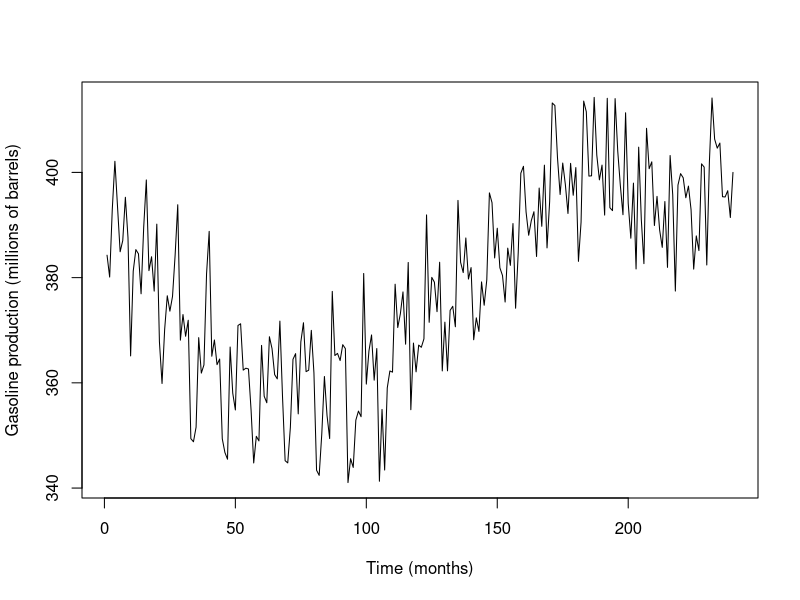
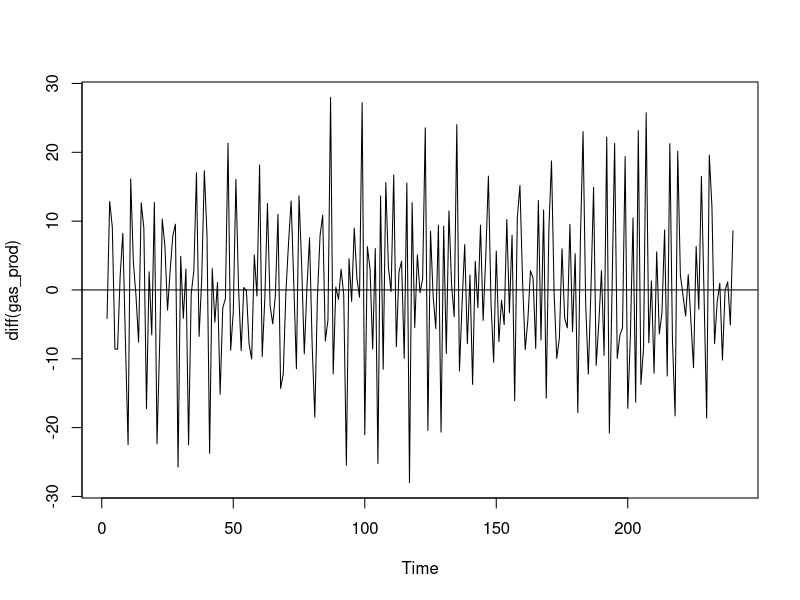
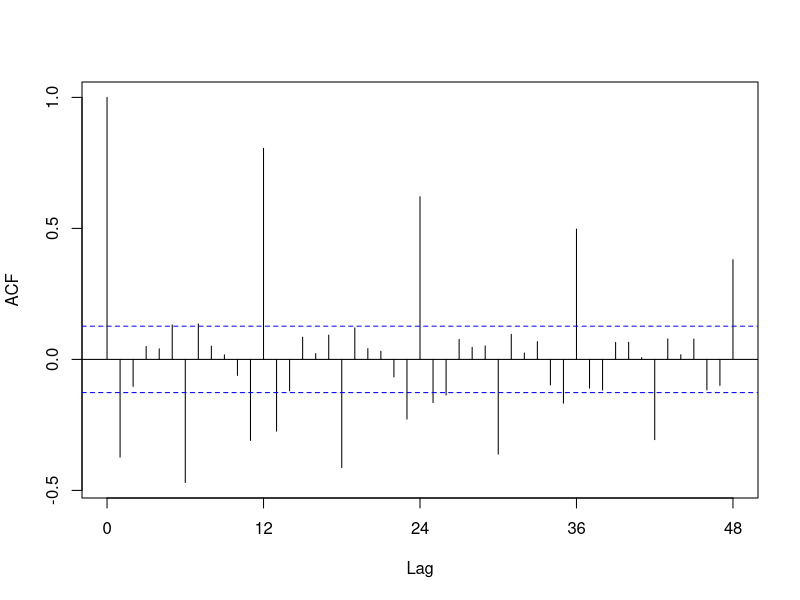
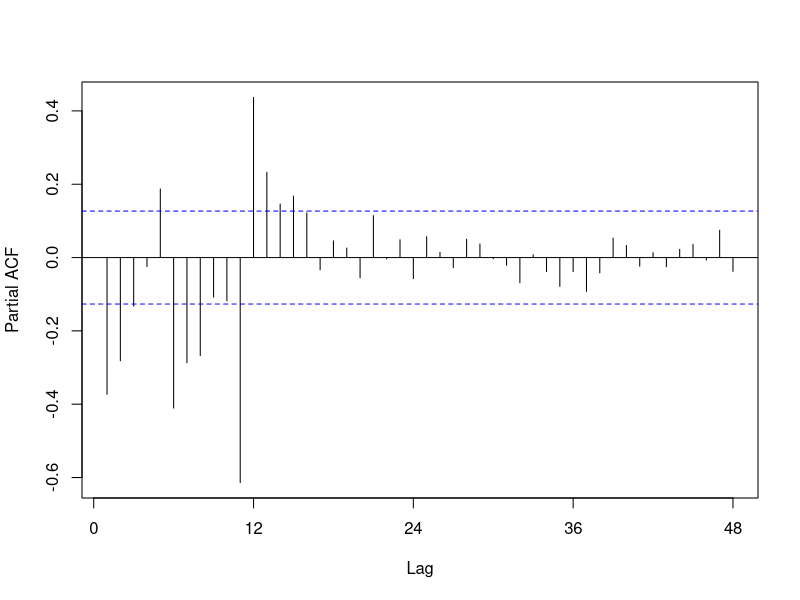
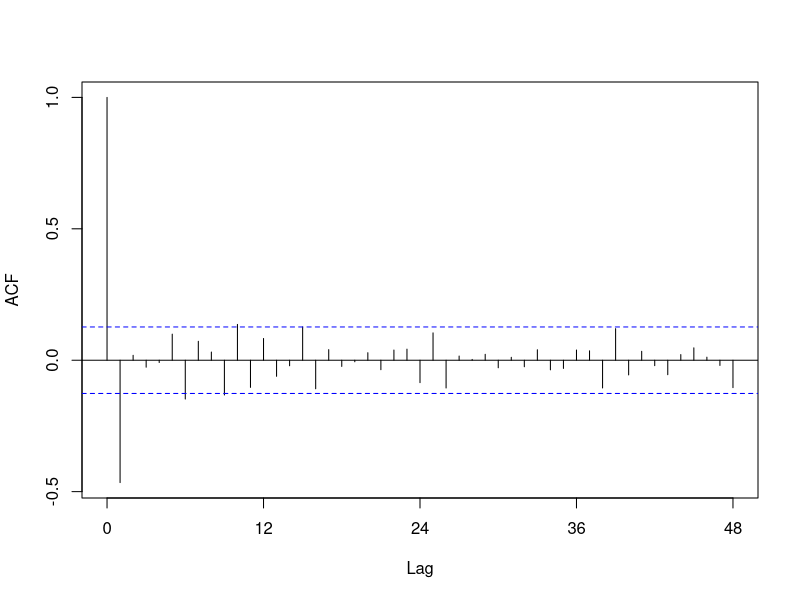
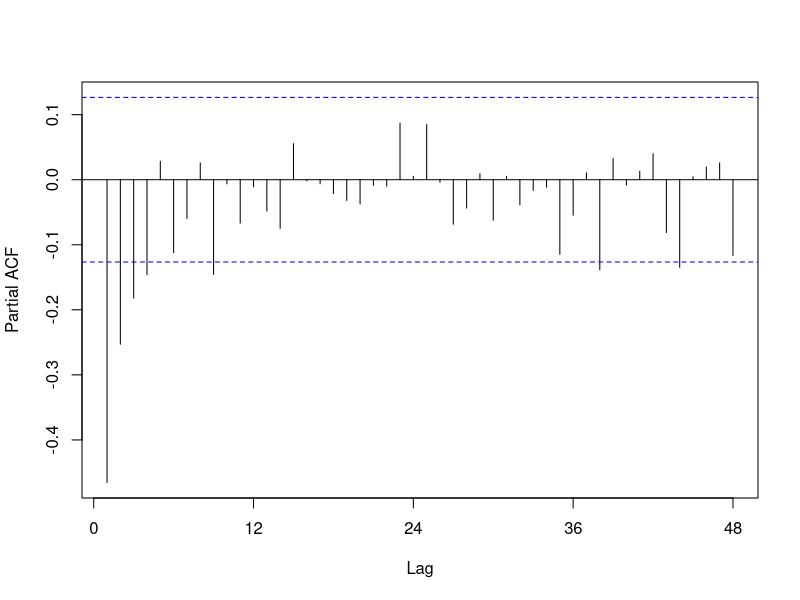
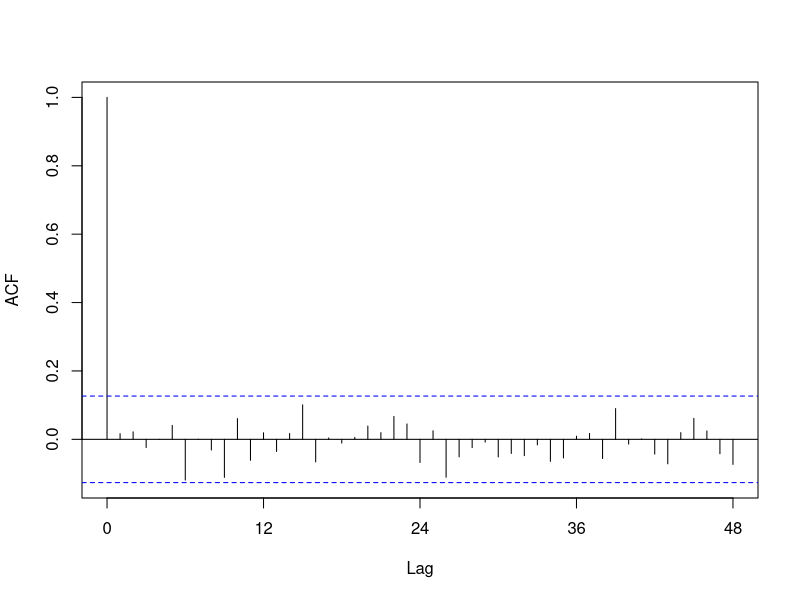
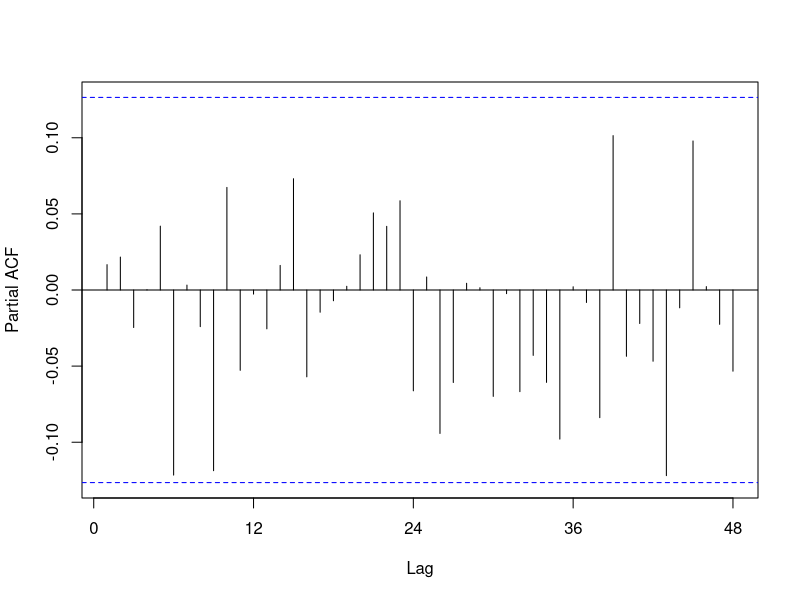

Generate these figures, in order, with R:
###############################################################
# This code covers the code presented in 
# Section 8.2 ARIMA Model
###############################################################

###############################################################
# section 8.2.5 Building and Evaluating an ARIMA Model
###############################################################

install.packages("forecast")       # install, if necessary
library(forecast)

# read in gasoline production time series
# monthly gas production expressed in millions of barrels
gas_prod_input <- as.data.frame( read.csv("gas_prod.csv") )

# create a time series object
gas_prod <- ts(gas_prod_input[,2])

#examine the time series
plot(gas_prod, xlab = "Time (months)",
     ylab = "Gasoline production (millions of barrels)")

# check for conditions of a stationary time series
plot(diff(gas_prod))
abline(a=0, b=0)

# examine ACF and PACF of differenced series
acf(diff(gas_prod), xaxp = c(0, 48, 4), lag.max=48, main="")
pacf(diff(gas_prod), xaxp = c(0, 48, 4), lag.max=48, main="")

# fit a (0,1,0)x(1,0,0)12 ARIMA model
arima_1 <- arima (gas_prod,
                  order=c(0,1,0),
                  seasonal = list(order=c(1,0,0),period=12))
arima_1

# it may be necessary to calculate AICc and BIC 
# http://stats.stackexchange.com/questions/76761/extract-bic-and-aicc-from-arima-object
AIC(arima_1,k = log(length(gas_prod)))   #BIC


# examine ACF and PACF of the (0,1,0)x(1,0,0)12 residuals
acf(arima_1$residuals, xaxp = c(0, 48, 4), lag.max=48, main="")
pacf(arima_1$residuals, xaxp = c(0, 48, 4), lag.max=48, main="")

# fit a (0,1,1)x(1,0,0)12 ARIMA model
arima_2 <- arima (gas_prod,
                  order=c(0,1,1),
                  seasonal = list(order=c(1,0,0),period=12))
arima_2

# it may be necessary to calculate AICc and BIC 
# http://stats.stackexchange.com/questions/76761/extract-bic-and-aicc-from-arima-object
AIC(arima_2,k = log(length(gas_prod)))   #BIC

# examine ACF and PACF of the (0,1,1)x(1,0,0)12 residuals
acf(arima_2$residuals, xaxp = c(0, 48, 4), lag.max=48, main="")
pacf(arima_2$residuals, xaxp = c(0, 48,4), lag.max=48, main="")

# Normality and Constant Variance

plot(arima_2$residuals, ylab = "Residuals")
abline(a=0, b=0)

hist(arima_2$residuals, xlab="Residuals", xlim=c(-20,20))

qqnorm(arima_2$residuals, main="")
qqline(arima_2$residuals)

# Forecasting

#predict the next 12 months
arima_2.predict <- predict(arima_2,n.ahead=12)
matrix(c(arima_2.predict$pred-1.96*arima_2.predict$se,
         arima_2.predict$pred,
         arima_2.predict$pred+1.96*arima_2.predict$se), 12,3,
       dimnames=list( c(241:252) ,c("LB","Pred","UB")) )

plot(gas_prod, xlim=c(145,252),
     xlab = "Time (months)",
     ylab = "Gasoline production (millions of barrels)",
     ylim=c(360,440))
lines(arima_2.predict$pred)
lines(arima_2.predict$pred+1.96*arima_2.predict$se, col=4, lty=2)
lines(arima_2.predict$pred-1.96*arima_2.predict$se, col=4, lty=2)